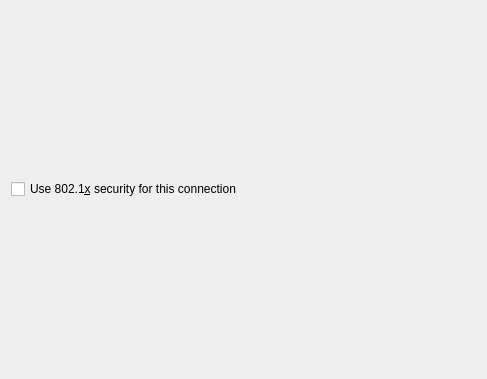
<?xml version="1.0" encoding="UTF-8"?>
<ui version="4.0">
 <class>WiredSecurity</class>
 <widget class="QWidget" name="WiredSecurity">
  <property name="geometry">
   <rect>
    <x>0</x>
    <y>0</y>
    <width>487</width>
    <height>379</height>
   </rect>
  </property>
  <layout class="QVBoxLayout" name="verticalLayout">
   <item>
    <widget class="QCheckBox" name="use8021X">
     <property name="text">
      <string>Use 802.1&amp;x security for this connection</string>
     </property>
    </widget>
   </item>
  </layout>
 </widget>
 <resources/>
 <connections/>
</ui>
